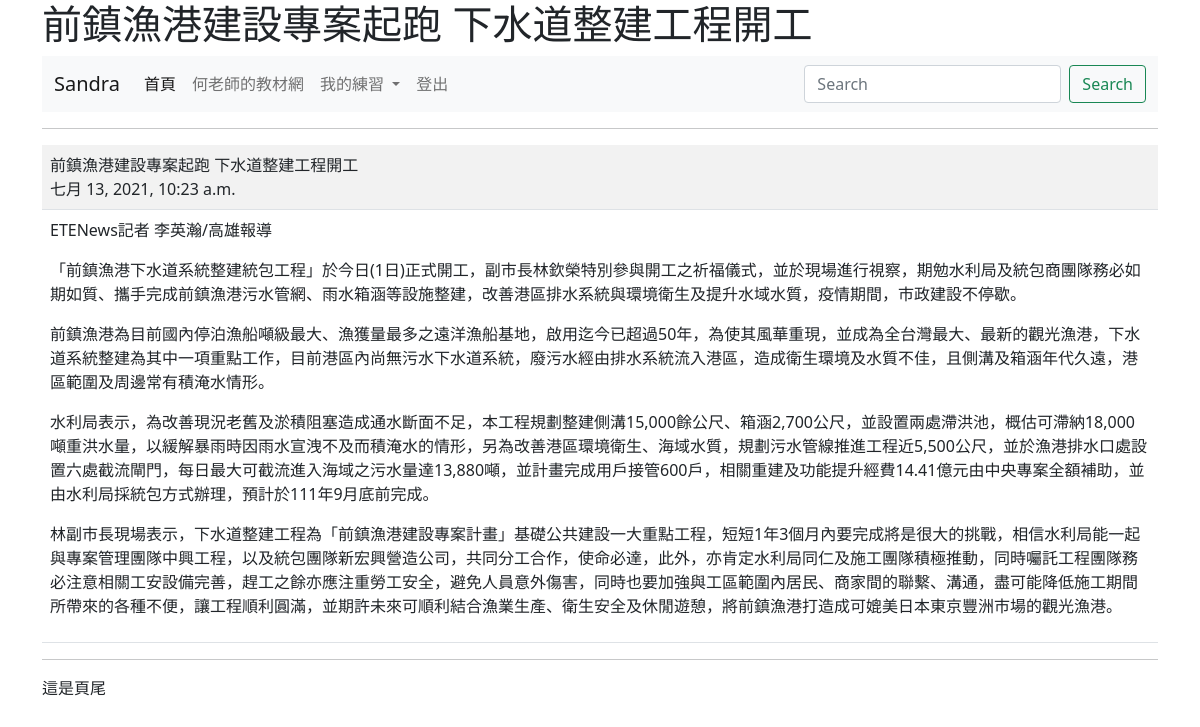
Page /show/6/ (signed in) on the committed database.
### mysite/models.py (models this page shows, shortened)
class Post(models.Model):
	title = models.CharField(max_length=200)
	content = models.TextField()
	pub_date = models.DateTimeField(default=timezone.now)
	class Meta:
		ordering = ('-pub_date',)

### mysite/views.py (the view)
# urls.py: path('show/<int:id>/', views.show),
@login_required(login_url="/admin/login/")
def show(request, id):
	try:
		post = Post.objects.get(id=id)
	except:
		return redirect("/news/")
	return render(request, "show.html", locals())

### templates/show.html (shortened to what this page needs)
{% extends "base.html" %}
{% block main %}
	<hr>
	<table class="table table-striped">
			<tr>
				<td>
					{{post.title}}<br>
					{{post.pub_date}}
				</td>
			</tr>
			<tr>
				<td>
					{{post.content | linebreaks }}
				</td>
			</tr>
		</table>
{% endblock %}

### templates/menu.html (shortened to what this page needs)
<nav class="navbar navbar-expand-lg navbar-light bg-light">
  <div class="container-fluid">
    <a class="navbar-brand" href="#">
      {% if request.user.is_authenticated %}
        {{ request.user.first_name }}
      {% else %}
        未登入的訪客
      {% endif %}
    </a>
    <div class="collapse navbar-collapse" id="navbarSupportedContent">
      <ul class="navbar-nav me-auto mb-2 mb-lg-0">
        <li class="nav-item">
          <a class="nav-link active" aria-current="page" href="/">首頁</a>
        </li>
        <li class="nav-item">
          <a class="nav-link" href="https://104.es">何老師的教材網</a>
        </li>
        <li class="nav-item dropdown">
          <a class="nav-link dropdown-toggle" href="#" id="navbarDropdown" role="button" data-bs-toggle="dropdown" aria-expanded="false">
            我的練習
          </a>
        </li>
        {% if request.user.is_authenticated %}
        <li class="nav-item">
          <a class="nav-link" href="/admin/logout/" tabindex="-1">登出</a>
        </li>
        {% else %}
        <li class="nav-item">
          <a class="nav-link" href="/admin/login/?next=/" tabindex="-1">登入</a>
        </li>
        {% endif %}
      </ul>
      <form class="d-flex">
        <input class="form-control me-2" type="search" placeholder="Search" aria-label="搜尋">
        <button class="btn btn-outline-success" type="submit">Search</button>
      </form>
    </div>
  </div>
</nav>

### rows in the picture
Post: title "前鎮漁港建設專案起跑 下水道整建工程開工", pub_date "七月 13, 2021, 10:23 a.m.", content "ETENews記者 李英瀚/高雄報導 「前鎮漁港下水道系統整建統包工程」於今日(1日)正式開工，副市長林欽榮特別參與開工之祈福儀式，並於現場進行視察，期勉水利局及統包商團隊務必如期如質、攜手完成前鎮漁港污水管網、雨水箱涵等設施整建，改善港區排水系統與環境衛生及提升水域水質，疫情期間，市政建設不停歇。 前鎮漁港為目前國內停泊漁船噸級最大、漁獲量最多之遠洋漁船基地，啟用迄今已超過50年，為使其風華重現，並成為全台灣最大、最新的觀光漁港，下水道系統整建為其中一項重點工作，目前港區內尚無污水下水道系統，廢污水經由排水系統流入港區，造成衛生環境及水質不佳，且側溝及箱涵年代久遠，港區範圍及周邊常有積淹水情形。 水利局表示，為改善現況老舊及淤積阻塞造成通水斷面不足，本工程規劃整建側溝15,000餘公尺、箱涵2,700公尺，並設置兩處滯洪池，概估可滯納18,000噸重洪水量，以緩解暴雨時因雨水宣洩不及而積淹水的情形，另為改善港區環境衛生、海域水質，規劃污水管線推進工程近5,500公尺，並於漁港排水口處設置六處截流閘門，每日最大可截流進入海域之污水量達13,880噸，並計畫完成用戶接管600戶，相關重建及功能提升經費14.41億元由中央專案全額補助，並由水利局採統包方式辦理，預計於111年9月底前完成。…"

### other values in the picture
{{ request.user.first_name }} "Sandra"
